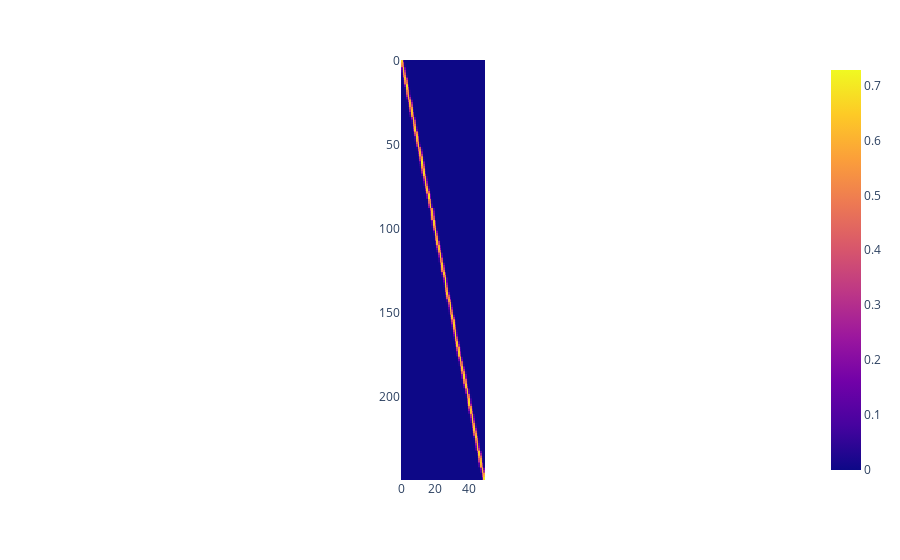

The notebook cell saved with this chart:
### Code cell
# plot basis with penalties
m = ( ('s(1)', 'smooth', 50), )# , ('s(2)', 'inc', 10), ('s(3)', 'conv', 10), ('s(4)', 'conv', 10) )
M = Model(m)
M.create_basis(X=X_norm)
px.imshow(M.basis_without_penalty).show()

### Figure 1 — Plotly figure (JSON) as saved in the notebook; plotly's stock layout.template omitted (floating-point values rounded to 4 significant figures; data arrays with more than 128 entries replaced by an {"elided": "..."} marker saying what was removed)
{"data": [{"coloraxis": "coloraxis", "hovertemplate": "x: %{x}<br>y: %{y}<br>color: %{z}<extra></extra>", "type": "heatmap", "z": {"elided": "250x50 float values"}}], "layout": {"coloraxis": {"colorscale": [[0, "#0d0887"], [0.1111, "#46039f"], [0.2222, "#7201a8"], [0.3333, "#9c179e"], [0.4444, "#bd3786"], [0.5556, "#d8576b"], [0.6667, "#ed7953"], [0.7778, "#fb9f3a"], [0.8889, "#fdca26"], [1, "#f0f921"]]}, "margin": {"t": 60}, "xaxis": {"constrain": "domain", "scaleanchor": "y"}, "yaxis": {"autorange": "reversed", "constrain": "domain"}}}
